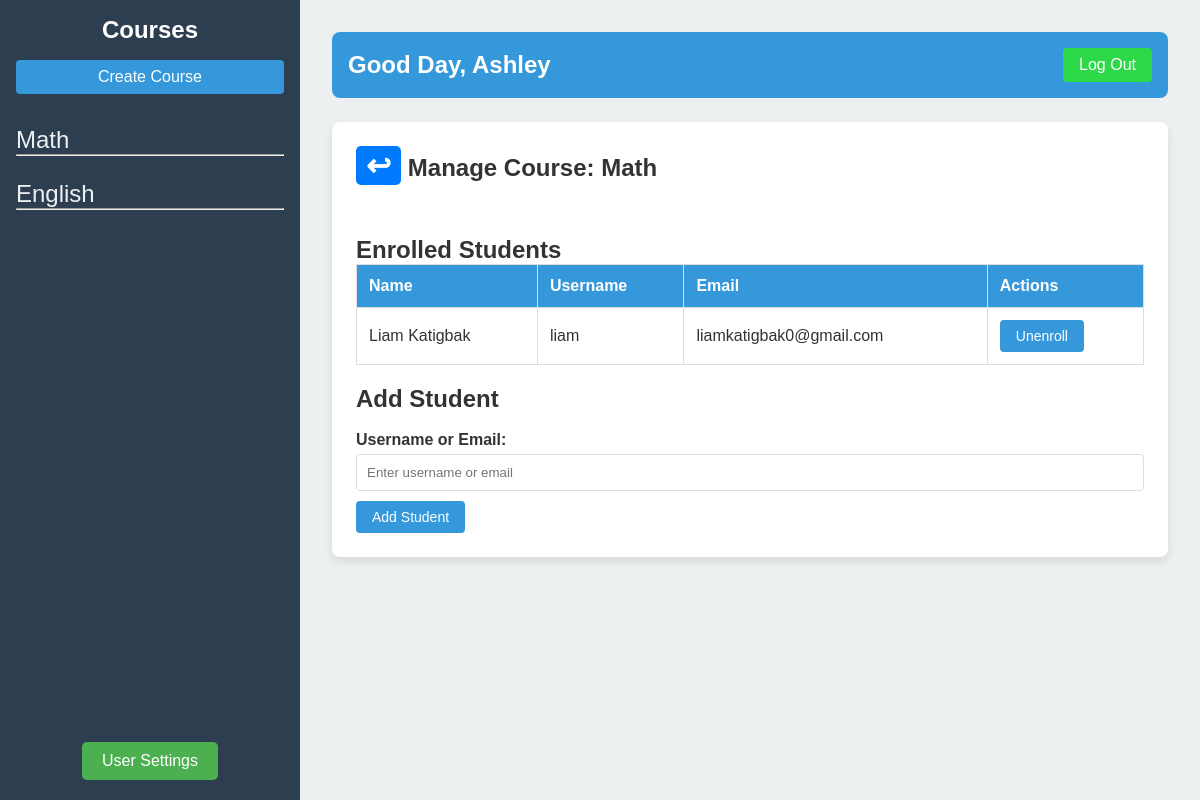
Screenshot of /Dashboard/Teacher Dash/Functionalities/Students/enroll-unenrollStudents.php?course_id=1 (signed in) with the database file from the repository.
### tables this page shows
CREATE TABLE `courses` (
  `course_id` int(11) NOT NULL,
  `course_name` varchar(100) NOT NULL,
  `teacher_id` int(11) NOT NULL,
  `assignment_weight` decimal(5,2) NOT NULL,
  `quiz_weight` decimal(5,2) NOT NULL,
  `exam_weight` decimal(5,2) NOT NULL
);

CREATE TABLE `users` (
  `user_id` int(11) NOT NULL,
  `first_name` varchar(50) NOT NULL,
  `last_name` varchar(50) NOT NULL,
  `username` varchar(50) NOT NULL,
  `email` varchar(255) NOT NULL,
  `password` varchar(255) NOT NULL,
  `role` enum('teacher','student') NOT NULL,
  `created_at` timestamp NOT NULL DEFAULT current_timestamp(),
  `reset_code` varchar(6) DEFAULT NULL,
  `reset_expiry` datetime DEFAULT NULL
);

### db.php (called while the page is built, shortened)
<?php
class Database{
    private $host = 'localhost';
    private $db_name = 'lms';
    private $username = 'root';
    private $password = '';
    public $conn;
    public function __construct() {
        $this->conn = new mysqli($this->host, $this->username, $this->password, $this->db_name);
    }
    public function getConnection(){
        return $this->conn;
    }
}
?>

### Dashboard/Classes/Dashboard.php (called while the page is built, shortened)
<?php
require_once 'crud.php';
class Dashboard
{
    private $crud;
    public function __construct()
    {
        $this->database = new Database();
        $this->conn =  $this->database->getConnection();
        $this->crud = new Crud($this->conn);
    }
    public function getUsername($user_id)
    {
        return $this->crud->readSingleRow(
            'SELECT first_name FROM users WHERE user_id = ?',
            [$user_id],
            'i'
        )['first_name'];
    }
    public function getCourses($teacher_id)
    {
        return $this->crud->readAllRows(
            'SELECT * FROM courses WHERE teacher_id = ?',
            [$teacher_id],
            'i'
        );
    }
    public function getCourseDetails($course_id)
    {
        return $this->crud->readAllRows(
            'SELECT * FROM courses WHERE course_id = ?',
            [$course_id],
            'i'
        );
    }
}

### Dashboard/Classes/crud.php (called while the page is built, shortened)
<?php
require_once $_SERVER['DOCUMENT_ROOT'] . '/FinalProj/db.php';
class Crud
{
    private $conn;
    public function __construct($connection)
    {
        $this->conn = $connection;
    }
    public function readSingleRow($query, $params, $paramTypes)
    {
        $stmt = $this->conn->prepare($query);
        $stmt->bind_param($paramTypes, ...$params);
        $stmt->execute();
        return $stmt->get_result()->fetch_assoc();
    }
    public function readAllRows($query, $params, $paramTypes)
    {
        $stmt = $this->conn->prepare($query);
        $stmt->bind_param($paramTypes, ...$params);
        $stmt->execute();
        return $stmt->get_result();
    }
}
?>

### Dashboard/Classes/Student.php (called while the page is built, shortened)
<?php
require_once 'crud.php';
class Student
{
    private $crud;
    public function __construct()
    {
        $this->database = new Database();
        $this->conn = $this->database->getConnection();
        $this->crud = new Crud($this->conn);
    }
    public function getEnrolledStudents($course_id)
    {
        $query = 'SELECT u.user_id, u.username, u.first_name, u.last_name, u.email
                  FROM student_courses sc
                  JOIN users u ON sc.student_id = u.user_id
                  WHERE sc.course_id = ?';
        $params = [$course_id];
        return $this->crud->readAllRows($query, $params, 'i');
    }
}

### Dashboard/Teacher Dash/Functionalities/Students/enroll-unenrollStudents.php (the view, shortened to what this page needs)
<?php
require_once $_SERVER['DOCUMENT_ROOT'] . '/FinalProj/db.php';
require_once $_SERVER['DOCUMENT_ROOT'] . '/FinalProj/Dashboard/Classes/Dashboard.php';
require_once $_SERVER['DOCUMENT_ROOT'] . '/FinalProj/Dashboard/Classes/Student.php';
$teacherDash = new Dashboard();
$stud = new Student();
$user_id = $_SESSION['user_id'];
$teacher_name = htmlspecialchars($teacherDash->getUsername($user_id));
$courses = $teacherDash->getCourses($user_id);
$course_id = isset($_GET['course_id']) ? $_GET['course_id'] : null;
$course_details = null;
if ($course_id) {
    $stmt = $teacherDash->getCourseDetails($course_id);
    $course_details = $stmt->fetch_assoc();
}
$students = $stud->getEnrolledStudents($course_id);
?>
<!DOCTYPE html>
<html lang="en">
<head>
    <link rel="stylesheet" href="style.css">
</head>
<body>
    <div class="dashboard">
        <?php include '../../Includes/sidebar.php'; ?>
        <main class="main-content">
            <?php include '../../Includes/header.php'; ?>
            <section id="course-details" class="section">
                <?php if ($course_details): ?>
                    <h1>
                        <a href="../../index.php?course_id=<?php echo $course_id; ?>" class="back-button">&#8617;</a>
                        Manage Course: <?php echo htmlspecialchars($course_details['course_name']); ?>
                    </h1>
                    <br> <br>
                    <h2>Enrolled Students</h2>
                    <table>
                        <thead>
                            <tr>
                                <th>Name</th>
                                <th>Username</th>
                                <th>Email</th>
                                <th>Actions</th>
                            </tr>
                        </thead>
                        <tbody>
                            <?php
                            if ($students && $students->num_rows > 0):
                                while ($student = $students->fetch_assoc()):
                            ?>
                                    <tr>
                                        <td><?php echo htmlspecialchars($student['first_name']) . ' ' . htmlspecialchars($student['last_name']); ?></td>
                                        <td><?php echo htmlspecialchars($student['username']); ?></td>
                                        <td><?php echo htmlspecialchars($student['email']); ?></td>
                                        <td>
                                            <form action="" method="POST" style="display:inline;">
                                                <button type="submit" name="unenroll_student" onclick="return confirm('Are you sure you want to unenroll this student?');">Unenroll</button>
                                            </form>
                                        </td>
                                    </tr>
                                <?php
                                endwhile;
                            else:
                                ?>
                                <tr>
                                    <td colspan="4">No students enrolled yet.</td>
                                </tr>
                            <?php endif; ?>
                        </tbody>
                    </table>
                    <h2>Add Student</h2> <br>
                    <form action="" method="POST">
                        <label for="student_identifier">Username or Email:</label>
                        <input type="text" id="student_identifier" name="student_emailUsername" placeholder="Enter username or email" required>
                        <button type="submit" name="add_student">Add Student</button>
                    </form>
                <?php else: ?>
                    <p>Select a course to view its details and management options.</p>
                <?php endif; ?>
            </section>
        </main>
    </div>
</body>
</html>

### Dashboard/Teacher Dash/Includes/sidebar.php
<aside class="sidebar">
    <h2>Courses</h2>
    <div class="create-course">
        <a href="/FinalProj/Dashboard/Teacher Dash/Functionalities/Course/create_course.php">Create Course</a>
    </div>
    <nav>
        <ul>
            <?php while ($row = $courses->fetch_assoc()) { ?>
                <li>
                    <a href="<?php echo '/FinalProj/Dashboard/Teacher Dash/index.php?course_id=' . htmlspecialchars($row['course_id']); ?>">
                        <?php echo htmlspecialchars($row['course_name']); ?>
                    </a>
                    <hr>
                </li>
            <?php } ?>
        </ul>
    </nav>
    <div class="user-settings">
        <a href="/FinalProj/Dashboard/Teacher Dash/Functionalities/UserSettings/user_settings.php">User Settings</a>
    </div>
</aside>

### Dashboard/Teacher Dash/Includes/header.php
<header class="header">
    <div class="user-info">
        <h1>Good Day, <?php echo htmlspecialchars($teacher_name); ?></h1>
    </div>
    <a href="/FinalProj/Authentication/logout.php" class="logout">Log Out</a>
</header>

### Dashboard/Teacher Dash/Functionalities/Students/style.css (style rules this page uses)
* { margin: 0; padding: 0; box-sizing: border-box; }
body { font-family: Arial, sans-serif; color: #333; }
.dashboard { display: flex; min-height: 100vh; }
.sidebar { width: 30%; max-width: 300px; background-color: #2C3E50; color: #fff; padding: 16px; position: relative; }
.sidebar h2 { font-size: 24px; margin-bottom: 16px; text-align: center; }
.create-course a { display: inline-block; color: #fff; background-color: #3498db; padding: 8px; text-align: center; border-radius: 4px; text-decoration: none; width: 100%; }
.sidebar nav ul { list-style-type: none; margin-top: 32px; }
.sidebar nav ul li { margin: 24px 0; }
.sidebar nav ul li a { margin-top: 800px; color: #ecf0f1; text-decoration: none; font-size: 24px; }
.user-settings { position: absolute; bottom: 20px; left: 50%; transform: translateX(-50%); }
.user-settings a { display: inline-block; text-decoration: none; background-color: #4CAF50; color: white; padding: 10px 20px; font-size: 16px; text-align: center; border-radius: 5px; transition: background-color 0.3s; border: none; box-sizing: border-box; }
.header { display: flex; justify-content: space-between; align-items: center; background-color: #3498db; padding: 16px; border-radius: 8px; color: #fff; }
.header h1 { font-size: 24px; margin: 0; }
.header .logout { color: #fff; text-decoration: none; background-color: #2cda49; padding: 8px 16px; border-radius: 4px; font-size: 16px; }
.section { background-color: #fff; border-radius: 8px; padding: 24px; margin-top: 24px; box-shadow: 0 4px 8px rgba(0, 0, 0, 0.1); }
.main-content { flex: 1; padding: 32px; background-color: #ecf0f1; }
.back-button { display: inline-block; font-size: 30px; padding: 2px 10px; background-color: #007bff; color: white; text-decoration: none; border-radius: 5px; margin-bottom: 15px; }
table { width: 100%; border-collapse: collapse; margin-bottom: 20px; }
table th, table td { padding: 12px; text-align: left; border: 1px solid #ddd; }
table thead { background-color: #3498db; color: #fff; }
button[type="submit"] { padding: 8px 16px; color: white; background-color: #3498db; border: none; border-radius: 4px; cursor: pointer; transition: background-color 0.3s; }
form label { font-weight: bold; display: block; margin-bottom: 5px; }
form input[type="text"] { width: 100%; padding: 10px; margin-bottom: 10px; border: 1px solid #ddd; border-radius: 4px; }
form button { padding: 10px 16px; background-color: #3498db; color: white; border: none; border-radius: 4px; cursor: pointer; font-size: 14px; }

### rows the page displays
courses: course_name "Math"
courses: course_name "English"
users: first_name "Ashley"
users: first_name "Liam", last_name "Katigbak", username "liam", email "liamkatigbak0@gmail.com"
